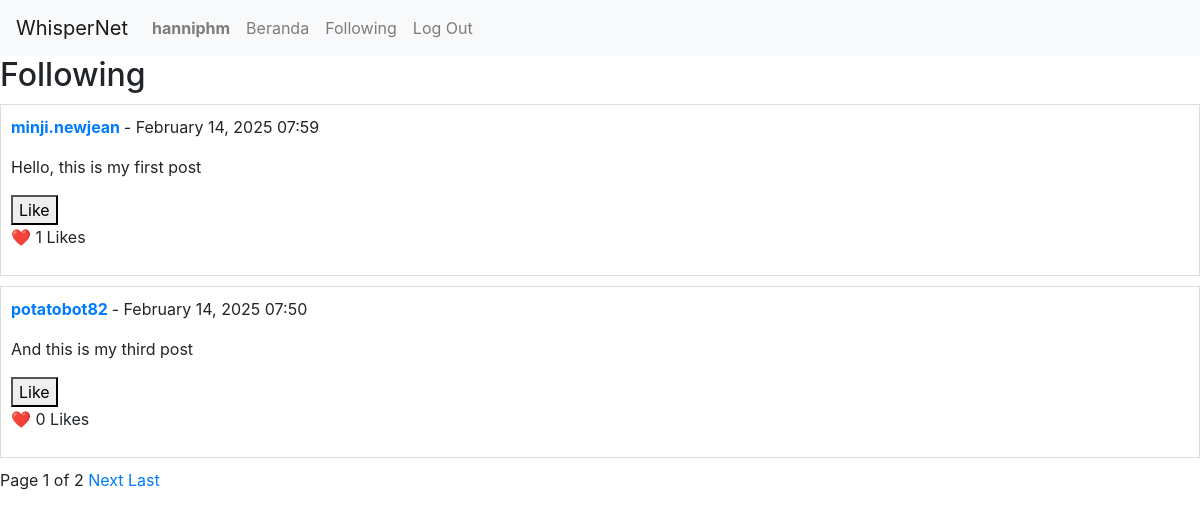
The app's page /following/ (signed in) with its own data.
### network/models.py (models this page shows, shortened)
class User(AbstractUser):
    pass

class Post(models.Model):
    user = models.ForeignKey(User, on_delete=models.CASCADE) # Link post a user
    content = models.TextField() #Store post content
    timestamp = models.DateTimeField(auto_now_add=True) #Auto-generate timestamp
    likes = models.ManyToManyField(User, related_name='liked_posts', blank=True)
    def total_likes(self):
        return self.likes.count()

### network/views.py (the view)
# urls.py: path("following/", views.following, name="following"), #new following page
@login_required
def following(request):
    following_users = Follow.objects.filter(follower=request.user).values_list('followed', flat=True)
    posts = Post.objects.filter(user__in=following_users).order_by("-timestamp")
    paginator = Paginator(posts, 2)
    page_number = request.GET.get('page')
    page_obj = paginator.get_page(page_number)
    return render(request, "network/following.html", {
        "page_obj": page_obj
    })

### network/templates/network/following.html (shortened to what this page needs)
{% extends "network/layout.html" %}
{% block body %}
    <h2>Following</h2>
    {% for post in page_obj %}
        <div id="post-{{ post.id }}" style="border: 1px solid #ddd; padding: 10px; margin: 10px 0;">
            <p>
                <strong>
                    <a href="{% url 'profile' post.user.id %}">{{ post.user.username }}</a>
                </strong> - {{ post.timestamp|date:"F d, Y H:i" }}
            </p>
            <p>{{ post.content }}</p>
        <button onclick="toggleLike(`{{ post.id }}`)">
            {% if request.user in post.likes.all %}
                Unlike
            {% else %}
                Like
            {% endif %}
        </button>
        <p>❤️ <span id="like-count-{{ post.id }}">{{ post.total_likes }}</span> Likes</p>
        </div>
    {% empty %}
        <p>No posts from followed users yet.</p>
    {% endfor %}
    <div>
        Page {{ page_obj.number }} of {{ page_obj.paginator.num_pages }}
        {% if page_obj.has_next %}
            <a href="?page={{ page_obj.next_page_number }}">Next</a>
            <a href="?page={{ page_obj.paginator.num_pages }}">Last</a>
        {% endif %}
    </div>
{% endblock %}

### network/templates/network/layout.html (shortened to what this page needs)
{% load static %}
<!DOCTYPE html>
<html lang="en">
    <head>
        <link rel="stylesheet" href="https://stackpath.bootstrapcdn.com/bootstrap/4.4.1/css/bootstrap.min.css">
        <link href="{% static 'network/styles.css' %}" rel="stylesheet">
    </head>
    <body>
        <nav class="navbar navbar-expand-lg navbar-light bg-light">
            <a class="navbar-brand" href="{% url 'index' %}">WhisperNet</a>
            <div>
              <ul class="navbar-nav mr-auto">
                {% if user.is_authenticated %}
                    <li class="nav-item">
                        <a class="nav-link" href="{% url 'profile' user.id %}"><strong>{{ user.username }}</strong></a>
                    </li>
                {% endif %}
                <li class="nav-item">
                  <a class="nav-link" href="{% url 'new_post' %}">Beranda</a>
                </li>
                {% if user.is_authenticated %}
                    <li class="nav-item">
                        <a class="nav-link" href="{% url 'following' %}">Following</a>
                    </li>
                    <li class="nav-item">
                        <a class="nav-link" href="{% url 'logout' %}">Log Out</a>
                    </li>
                {% endif %}
              </ul>
            </div>
          </nav>
        <div class="body">
            {% block body %}
            {% endblock %}
        </div>
    </body>
</html>

### records on screen
User: username "hanniphm"
Post: user.username "minji.newjean", timestamp "February 14, 2025 07:59", content "Hello, this is my first post", shows "Like", total_likes "1"
Post: user.username "potatobot82", timestamp "February 14, 2025 07:50", content "And this is my third post", shows "Like", total_likes "0"

### other values on screen
{{ page_obj.number }} "1"
{{ page_obj.paginator.num_pages }} "2"
